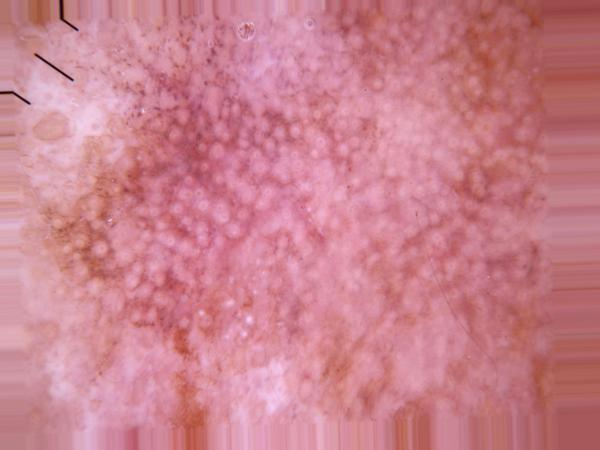
#> input picture newtrain/Actinic keratosis/aug_0_1026.jpg, 600 x 450 px; its folder holds only this picture in this run
$ python phase2_eda.py
#> lines starting #> are read from the running program, lines starting #| are printed output that depends on the picture
import os
import sys
from pathlib import Path
from collections import defaultdict, Counter
import numpy as np
import pandas as pd
from PIL import Image
import matplotlib.pyplot as plt
import seaborn as sns

# Set style for professional figures
sns.set_theme(style="whitegrid")
plt.rcParams.update({'font.size': 11})

DATASET_DIR = Path(r"d:\Skin Disease classification\newtrain")
OUTPUT_DIR = Path("outputs")
OUTPUT_DIR.mkdir(exist_ok=True)

def run_eda(dataset_dir):
    print("=" * 60)
    print("         PHASE 2: EXPLORATORY DATA ANALYSIS (EDA)        ")
    print("=" * 60)

    class_folders = [f for f in dataset_dir.iterdir() if f.is_dir()]
    class_names = sorted([f.name for f in class_folders])

    records = []

    print("\n1. COLLECTING METADATA FROM ALL IMAGES...")
    for class_folder in class_folders:
        cname = class_folder.name
        files = [f for f in class_folder.glob("**/*") if f.is_file() and f.suffix.lower() in ['.jpg', '.jpeg', '.png']]

        for fpath in files:
            try:
                with Image.open(fpath) as img:
#> img is the input picture: PIL image 600x450 RGB; mean R, G, B 203, 129, 141.8
                    w, h = img.size
#> w = 600; h = 450
                    mode = img.mode
#> mode = 'RGB'
                    aspect_ratio = round(w / h, 3)
#> aspect_ratio = 1.33
                    records.append({
                        "filename": fpath.name,
                        "class": cname,
                        "filepath": str(fpath),
                        "width": w,
                        "height": h,
                        "aspect_ratio": aspect_ratio,
                        "channels": mode
                    })
            except Exception as e:
                continue

    df = pd.DataFrame(records)
#> df = table of 2 rows and 7 columns
    print(f"   Successfully parsed metadata for {len(df)} images.")
#|    Successfully parsed metadata for 2 images.

    # Save CSV metadata for Phase 3 and future use
    csv_path = OUTPUT_DIR / "dataset_metadata.csv"
    df.to_csv(csv_path, index=False)
    print(f"   Saved metadata CSV to: {csv_path.resolve()}")

    # 1. Class Distribution Analysis
    print("\n2. GENERATING CLASS DISTRIBUTION PLOT...")
    plt.figure(figsize=(12, 6))
    class_counts = df['class'].value_counts().reindex(class_names)
    total_imgs = len(df)
#> total_imgs = 2

    ax = sns.barplot(x=class_counts.values, y=class_counts.index, palette="viridis")
    plt.title("Class Distribution (Total: 9,888 Images)", fontsize=14, fontweight='bold', pad=15)
    plt.xlabel("Number of Images", fontsize=12)
    plt.ylabel("Skin Disease Class", fontsize=12)

    # Add count & percentage annotations on bars
    for i, count in enumerate(class_counts.values):
        pct = (count / total_imgs) * 100
        ax.text(count + 15, i, f"{count} ({pct:.1f}%)", va='center', fontsize=10, fontweight='bold')

    plt.xlim(0, max(class_counts.values) * 1.18)
    plt.tight_layout()
    chart1_path = OUTPUT_DIR / "eda_class_distribution.png"
    plt.savefig(chart1_path, dpi=150)
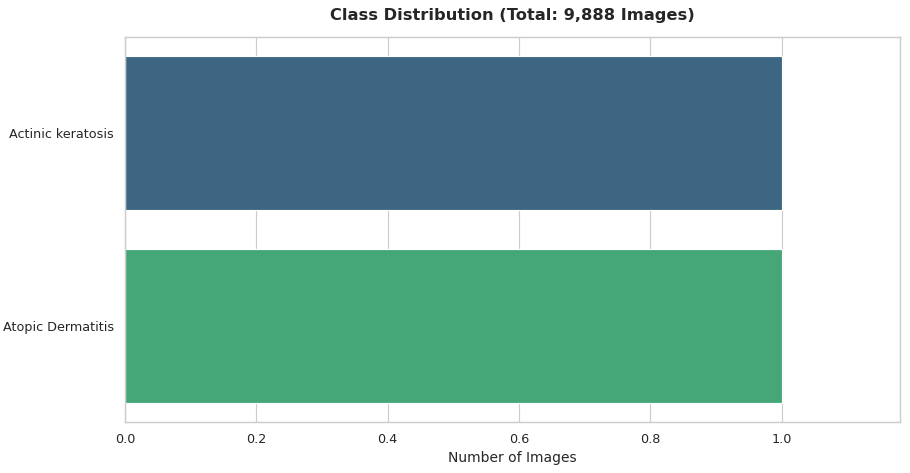
#> figure drawn by matplotlib, 1 panel
    plt.close()
    print(f"   Saved Class Distribution Plot to: {chart1_path.resolve()}")

    # 2. Image Dimensions Distribution
    print("\n3. GENERATING IMAGE DIMENSIONS DISTRIBUTION PLOT...")
    fig, axes = plt.subplots(1, 2, figsize=(15, 6))

    # Scatter plot Width vs Height
    sns.scatterplot(data=df, x='width', y='height', hue='class', alpha=0.5, ax=axes[0], s=25, legend=False)
    axes[0].axvline(224, color='red', linestyle='--', linewidth=1.5, label='Target Size 224x224')
    axes[0].axhline(224, color='red', linestyle='--', linewidth=1.5)
    axes[0].set_title("Width vs Height Scatter Plot", fontsize=13, fontweight='bold')
    axes[0].set_xlabel("Width (pixels)")
    axes[0].set_ylabel("Height (pixels)")
    axes[0].legend()

    # Histogram of Widths & Heights
    sns.kdeplot(df['width'], ax=axes[1], color='blue', label='Width', fill=True, alpha=0.3)
    sns.kdeplot(df['height'], ax=axes[1], color='orange', label='Height', fill=True, alpha=0.3)
    axes[1].set_title("Width & Height Density Distribution", fontsize=13, fontweight='bold')
    axes[1].set_xlabel("Pixels")
    axes[1].legend()

    plt.tight_layout()
    chart2_path = OUTPUT_DIR / "eda_image_dimensions.png"
    plt.savefig(chart2_path, dpi=150)
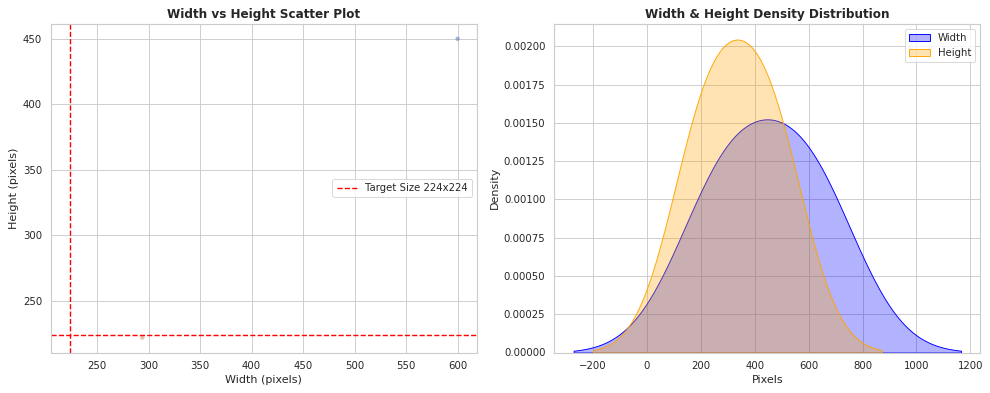
#> figure drawn by matplotlib, 2 panels
    plt.close()
    print(f"   Saved Image Dimensions Plot to: {chart2_path.resolve()}")

    # 3. Aspect Ratio Distribution
    print("\n4. GENERATING ASPECT RATIO DISTRIBUTION PLOT...")
    plt.figure(figsize=(10, 5))
    sns.histplot(df['aspect_ratio'], bins=40, kde=True, color='teal')
    plt.axvline(1.0, color='red', linestyle='--', linewidth=1.5, label='Square (1:1 Aspect Ratio)')
    plt.axvline(1.33, color='orange', linestyle='--', linewidth=1.5, label='4:3 Aspect Ratio')
    plt.title("Aspect Ratio (Width / Height) Distribution", fontsize=14, fontweight='bold')
    plt.xlabel("Aspect Ratio (W / H)")
    plt.ylabel("Frequency")
    plt.legend()
    plt.tight_layout()
    chart3_path = OUTPUT_DIR / "eda_aspect_ratios.png"
    plt.savefig(chart3_path, dpi=150)
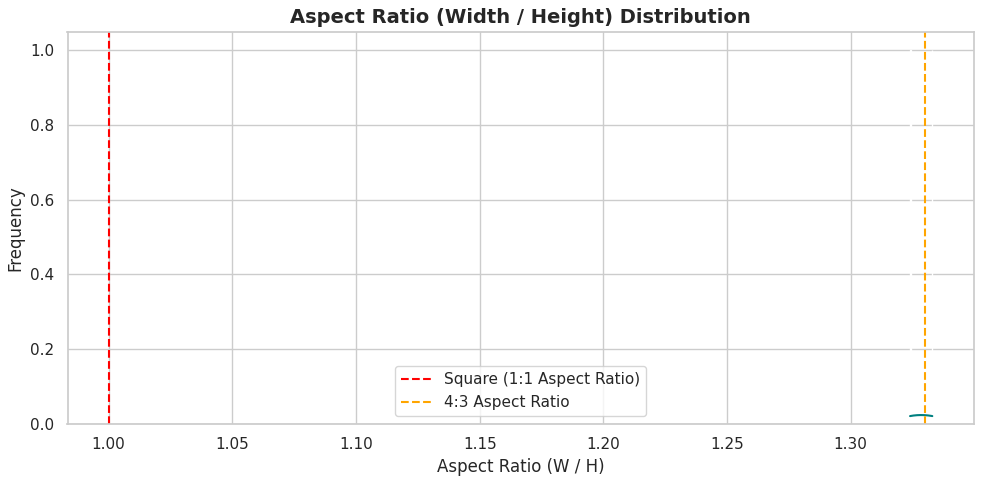
#> figure drawn by matplotlib, 1 panel; curve peaks at x = 1.33, y = 0.0233
    plt.close()
    print(f"   Saved Aspect Ratio Plot to: {chart3_path.resolve()}")

    # 4. Summary Table Output
    print("\n" + "=" * 60)
    print("                     EDA SUMMARY STATISTICS                 ")
    print("=" * 60)
    print(f" Total Images Evaluated: {len(df)}")
#|  Total Images Evaluated: 2
    print(f" Total Unique Classes: {len(class_names)}")
#|  Total Unique Classes: 2
    print(f" Width Stats  -> Min: {df['width'].min()}, Max: {df['width'].max()}, Mean: {df['width'].mean():.1f}, Median: {df['width'].median():.1f}")
#|  Width Stats  -> Min: 294, Max: 600, Mean: 447.0, Median: 447.0
    print(f" Height Stats -> Min: {df['height'].min()}, Max: {df['height'].max()}, Mean: {df['height'].mean():.1f}, Median: {df['height'].median():.1f}")
#|  Height Stats -> Min: 222, Max: 450, Mean: 336.0, Median: 336.0
    print(f" Aspect Ratio -> Min: {df['aspect_ratio'].min():.2f}, Max: {df['aspect_ratio'].max():.2f}, Median: {df['aspect_ratio'].median():.2f}")
#|  Aspect Ratio -> Min: 1.32, Max: 1.33, Median: 1.33
    print(f" Square Images (AR = 1.0 +/- 0.05): {len(df[np.isclose(df['aspect_ratio'], 1.0, atol=0.05)])} ({len(df[np.isclose(df['aspect_ratio'], 1.0, atol=0.05)])/len(df)*100:.1f}%)")
#|  Square Images (AR = 1.0 +/- 0.05): 0 (0.0%)
    print("=" * 60)

if __name__ == "__main__":
    run_eda(DATASET_DIR)
